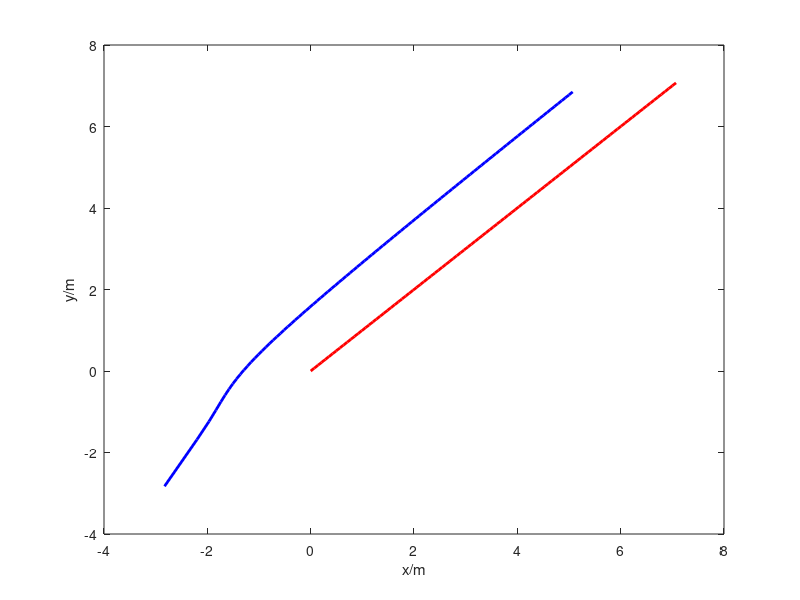
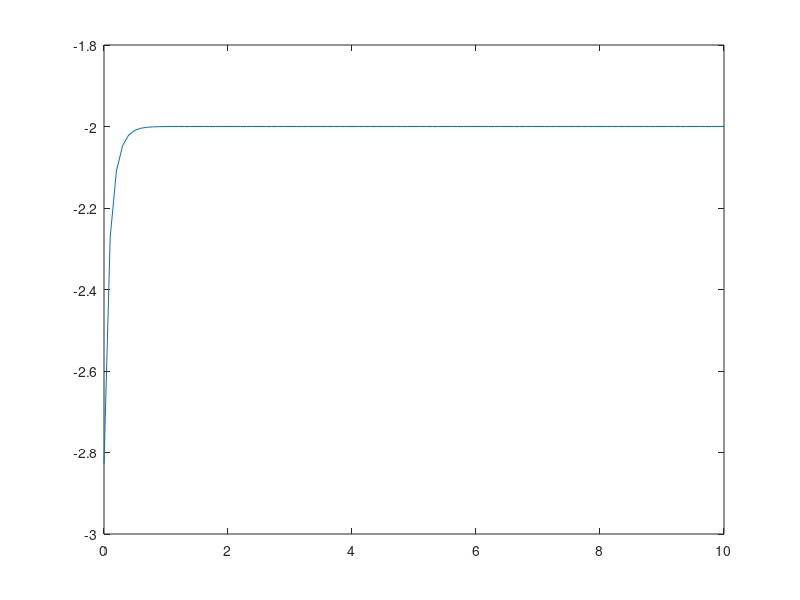
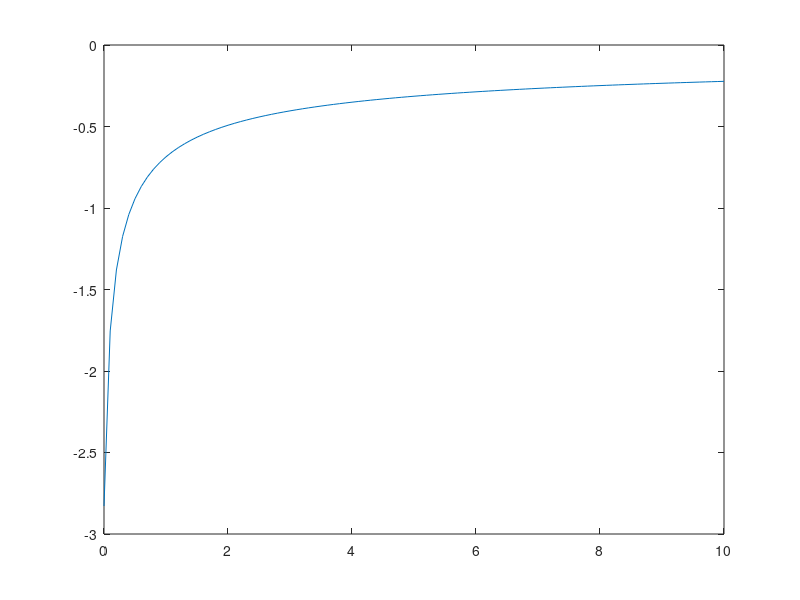

MATLAB code to generate these figures, in order:
%% Leader2距离控制
% Author: Yao Chengtao
% 2018/11/10

%% 初始化参数
% 初始位置 Leader1:(0, 0) Leader2(-2sqrt(2),-sqrt(2)/2)
% Leader1初始偏航角:pi/4
% 假定Leader1匀速飞行 v1 = [v1x = sqrt(2)/2; v1y = sqrt(2)/2]
% 设置Leader1的轨迹 x1 = [v1x*t; v1y*t]
% 控制Leader2和Leader1之间保持距离（2, 2）->变为（2,0）
% Leader2初始速度为（0,0）

t = 0:0.1:10;
% Leader1参数
v1x = sqrt(2)/2;
v1y = sqrt(2)/2;
v1 = [v1x; v1y];
x1 = v1.*t;

% Leader2参数
% x2 = [t.*v1y-exp(4.*t)./((exp(8.*t)./4-1/8).^(1/2)); t.*v1y-exp(4.*t)./((exp(8.*t)./4+7/4).^(1/2))];
figure(1);
x2 = [t.*v1y-exp(4.*t)./((exp(8.*t)./4-1/8).^(1/2)); t.*v1y-1./((2.*t+1/8).^(1/2))];
plot(x1(1,:), x1(2,:),'r-','LineWidth',2);hold on
plot(x2(1,:), x2(2,:),'b','LineWidth',2);hold on

xlabel('x/m');
ylabel('y/m');

figure(2);
fd = t.*v1y-exp(4.*t)./((exp(8.*t)./4-1/8).^(1/2))-sqrt(2)/2.*t;
plot(t, fd);hold on

figure(3)
sd = t.*v1y-1./((2.*t+1/8).^(1/2))-sqrt(2)/2.*t;
plot(t, sd);hold on